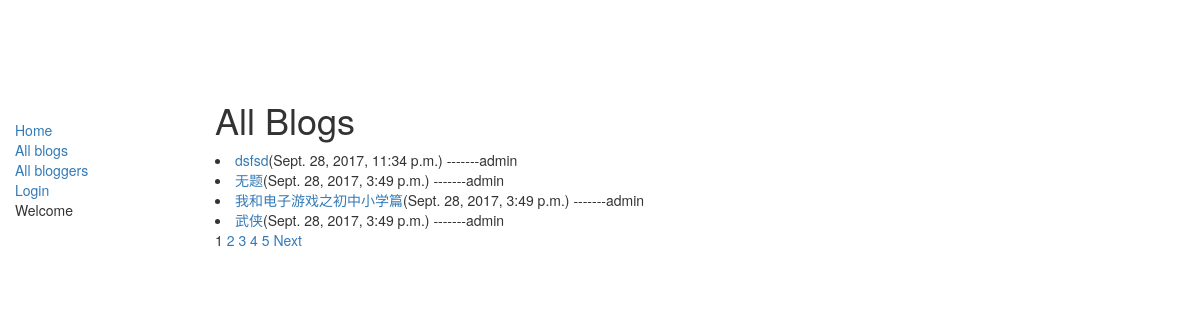
The app's page /, older data.
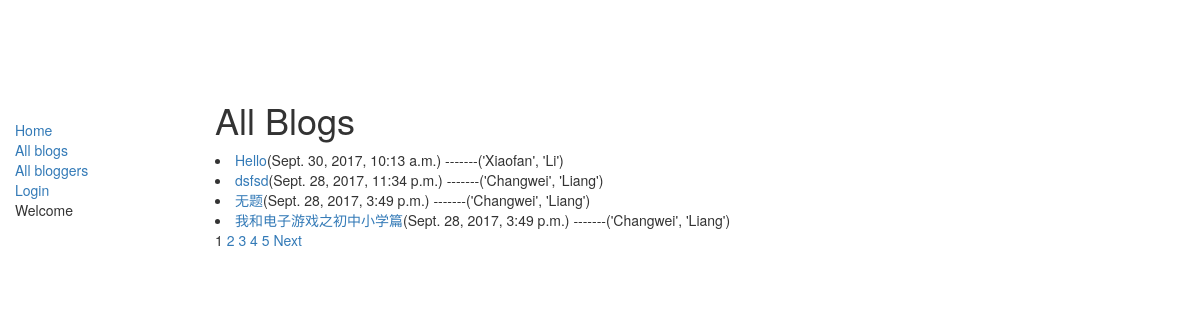
The same page, newer data.
### blog/models.py (models this page shows, shortened)
class MyPost(models.Model):
    author = models.ForeignKey(settings.AUTH_USER_MODEL, on_delete=models.CASCADE)
    title = models.CharField(max_length=100)
    content = models.TextField(blank=True)
    tags = models.CharField(max_length=20, null=True, blank=True)
    published_time = models.DateTimeField(default=timezone.now)
    created_time = models.DateTimeField(default=timezone.now)
    is_draft = models.BooleanField(default=False)
    class Meta:
        ordering = ['published_time']

### my_auth/models.py (models this page shows)
class User(models.AbstractUser):
    pass

### blog/views.py (the view)
# urls.py: url(r'^$', views.HomePage.as_view(), name='homepage'),
class HomePage(ListView):
    model = models.MyPost
    template_name = 'blog/homepage.html'
    paginate_by = 4
    context_object_name = 'blog_list'
    def get_queryset(self):
        return models.MyPost.objects.all().order_by('-published_time')
    def get_context_data(self, **kwargs):
        context = super(ListView, self).get_context_data(**kwargs)
        queryset = self.get_queryset()
        paginator, page, queryset, is_paginated = self.paginate_queryset(queryset, self.get_paginate_by(queryset))
        context = my_paginator_style(paginator, page, context, pages_num_2b_shown=5)
        return context

### blog/templatetags/blog_tag.py (called while the page is built)
@register.simple_tag
def real_name_or_username(blog):
    if blog.author.first_name and blog.author.last_name:
        return format_html('%s' % blog.author.first_name), format_html(blog.author.last_name)
    else:
        return blog.author.username

### blog/utils.py (called while the page is built, shortened)
def my_paginator_style(paginator, page, context, pages_num_2b_shown):
    context['multiple_page_series_to_show'] = 0
    return context

### blog/templates/blog/homepage.html (shortened to what this page needs)
{% extends 'blog/base.html' %}
{% load blog_tag %}
{% block content %}
<h1>All Blogs</h1>
{% if blog_list %}
    {% for blog in blog_list %}
        <li><a href="{% url 'blog:blog_detail' blog.id %}">{{ blog.title }}</a>({{ blog.published_time }})
            -------{% real_name_or_username blog %}</li>
    {% endfor %}
{% else %}
    <p>No blogs are found</p>
{% endif %}
{% if is_paginated %}
    {% if multiple_page_series_to_show %}
        {% if page_obj.has_previous %}
            <a href="?page={{ page_obj.previous_page_number }}">Previous</a>
        {% endif %}
        {% for i in page_number_to_be_show %}
            {% if page_obj.number == i %}
                {{ i }}
            {% else %}
                <a href="?page={{ page_number }}">{{ i }}</a>
            {% endif %}
        {% endfor %}
        {% if page_obj.has_next %}
            <a href="?page={{ page_obj.next_page_number }}">Next</a>
        {% endif %}
    {% else %}
        {% for page_number in paginator.page_range %}
            {% if page_obj.number == page_number %}
                {{ page_number }}
            {% else %}
                <a href="?page={{ page_number }}">{{ page_number }}</a>
            {% endif %}
        {% endfor %}
        {% if page_obj.has_next %}
            <a href="?page={{ page_obj.next_page_number }}">Next</a>
        {% endif %}
    {% endif %}
{% endif %}
{% endblock %}

### blog/templates/blog/base.html (shortened to what this page needs)
<!DOCTYPE html>
{% load blog_tag %}
<html lang="en">
<head>
  <link rel="stylesheet" href="https://maxcdn.bootstrapcdn.com/bootstrap/3.3.7/css/bootstrap.min.css">
  {% load static %}
  <link rel="stylesheet" href="{% static 'css/styles.css' %}">
</head>
<body>
  <div class="container-fluid">
    <div class="row">
      <div class="col-sm-2">
      {% block sidebar %}
      <ul class="sidebar-nav">
          <li><a href="{% url 'blog:homepage' %}">Home</a></li>
          <li><a href="">All blogs</a></li>
          <li><a href="">All bloggers</a></li>
          {% if user.is_authenticated %}
                <li><a href="{% url 'auth:logout' %}">Logout</a></li>
                <li><a href="{% url 'blog:create_blog' %}">Write a blog</a></li>
                <li><a href="">Profile</a></li>
          {% else %}
                <li><a href="{% url 'auth:login' %}">Login</a></li>
          {% endif %}
          <li>Welcome {{ user.first_name }} {{ user.last_name }}</li>
      </ul>
     {% endblock %}
      </div>
      <div class="col-sm-10 ">
      {% block content %}{% endblock %}
      </div>
    </div>
  </div>
</body>
</html>

### blog/static/css/styles.css (style rules this page uses)
.sidebar-nav { margin-top: 20px; padding: 0; list-style: none; }

Row changes from the older to the newer data that the page shows:
no longer on this page (row unchanged): MyPost: title "武侠", published_time "Sept. 28, 2017, 3:49 p.m.", author.username "admin"
added MyPost: title "Hello", published_time "Sept. 30, 2017, 10:13 a.m.", author.last_name "('Xiaofan', 'Li')"
changed through a linked row, MyPost "dsfsd": author.last_name "admin" → "('Changwei', 'Liang')"
changed through a linked row, MyPost "无题": author.last_name "admin" → "('Changwei', 'Liang')"
changed through a linked row, MyPost "我和电子游戏之初中小学篇": author.last_name "admin" → "('Changwei', 'Liang')"
